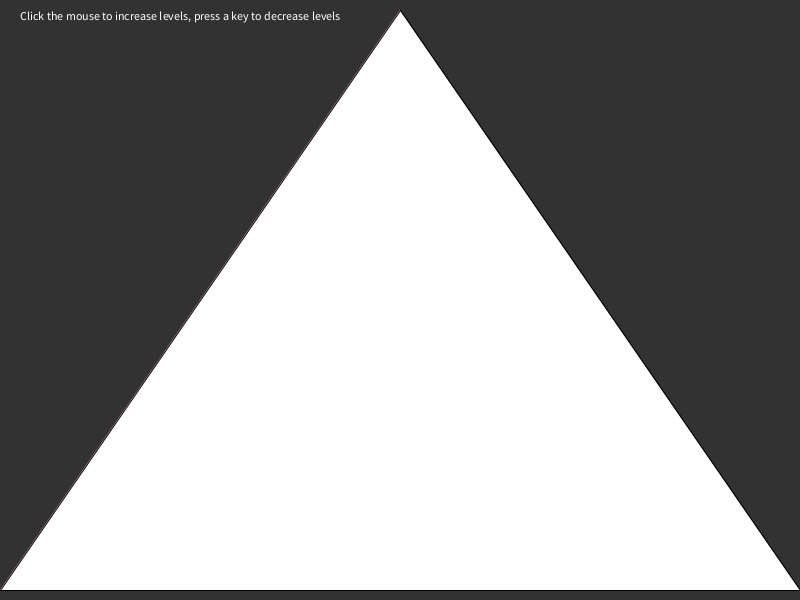
Frame 1 (no input)
Frame 60 (the mouse pressed at the canvas centre just before this capture): identical to frame 1, image omitted
Frame 120 (the mouse held since frame 60 and released just before this capture): identical to frame 1, image omitted

The Processing sketch that drew this single still picture (run headless with seeded random() and noise(); from frame 60 on, the mouse is pressed at the canvas centre):

// Processing sketch: Section2
// ── Section2.pde
int levels;
color bg, fg;

void setup() {
  size(800, 600);
  levels = 0;
}

/*Create Pascal's Gasket (google an image of this)
 The outer triangle are the vertices: (v1x, v1y), (v2x,v2y), (v3x, v3y)
 levels:
 0 = regular triangle
 1 = triforce (looks like 3 triangles)
 2 = each of the 3 triangles will be cut into 3 triangles.
 etc.
 */

void draw() { 
  background(50);  

  fill(255);
  text("Click the mouse to increase levels, press a key to decrease levels", 20, 20);
  fill(255, 0, 0);
  triangle(0, height-10, width, height-10, width/2, 10);
  fill(255);
  gasket(levels, 0, height-10, width, height-10, width/2, 10);

  //koch(levels,width-10, height/2,10, height/3 ); 
  //other fractal you can do! This requires a bit more math, or you can look up the coordinates.
}

void gasket(int lvl, float x1, float y1, float x2, float y2, float x3, float y3) {
    if(lvl<1) {
      triangle(x1, y1, x2, y2, x3, y3);
    }
    else{
     gasket(lvl-1, (x1+x2)/2, (y1+y2)/2, (x1+x3)/2, (y1+y3)/2, (x2+x3)/2, (y2+y3)/2);
     
    }
    
  
  //triangle(x1, y1, x2, y2, x3, y3);
}

void mouseClicked() { 
  levels ++;
}

void keyPressed() {
  levels --;
}
